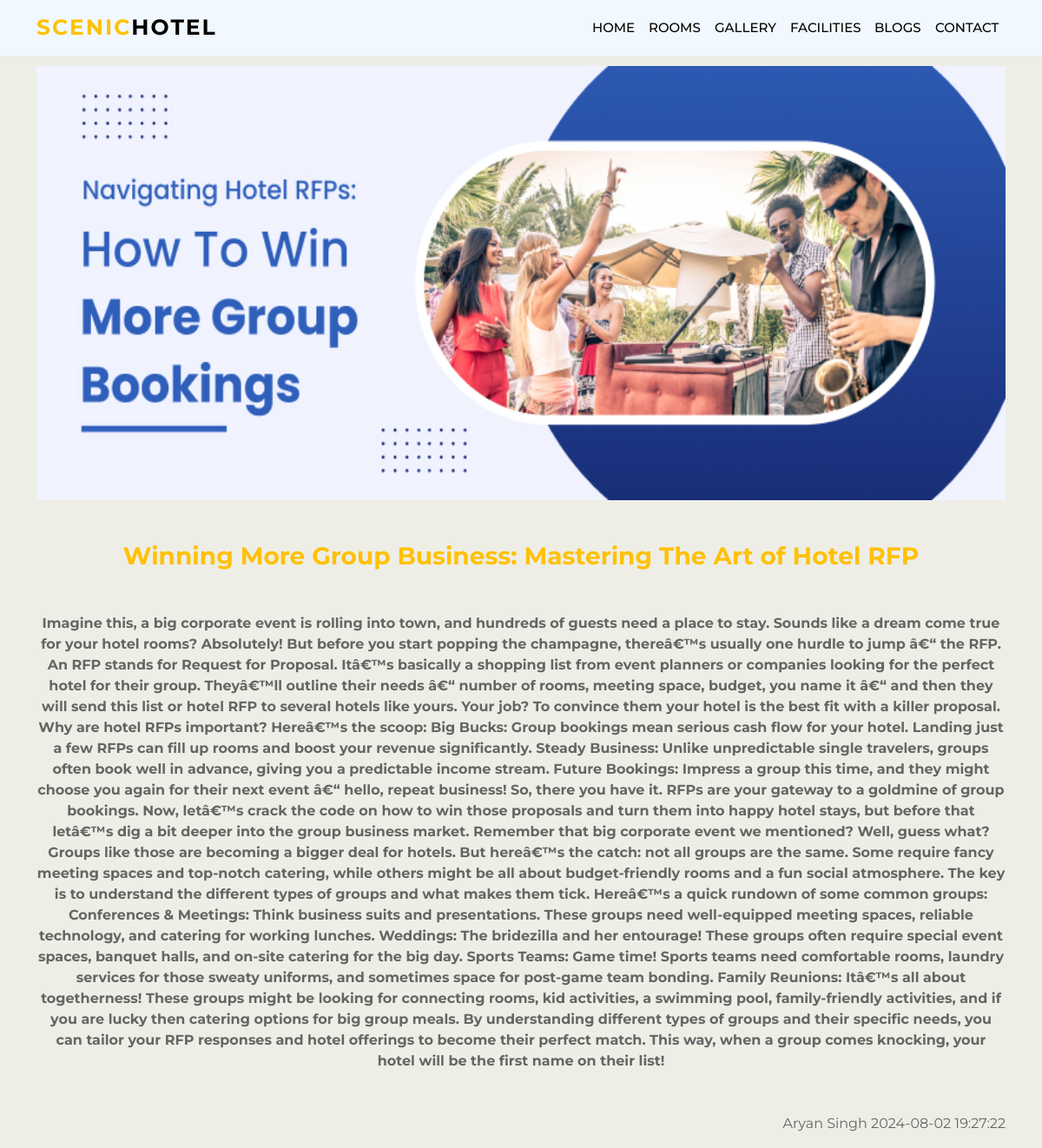
The page /blog_detail.php?id=10 on the database its author committed.
### tables this page shows
CREATE TABLE IF NOT EXISTS `addblog` (
  `id` int(11) NOT NULL AUTO_INCREMENT,
  `title` varchar(150) NOT NULL,
  `submit_by` varchar(150) NOT NULL,
  `pic` varchar(200) NOT NULL,
  `message` text NOT NULL,
  `currentdate` datetime NOT NULL,
  PRIMARY KEY (`id`)
);

### blog_detail.php (the view, shortened to what this page needs)
<?php include 'header.php'?>
    <div class="container">
        <div class="row " style="margin-top: 60px;" data-aos="fade-up" data-aos-duration="1400">
            <?php
            $id=mysqli_real_escape_string($con,$_GET['id']);
            $qry="select * from addblog where id='$id'";
            $run=mysqli_query($con,$qry);
            while($data=mysqli_fetch_array($run))
            {
                echo "<div class='col-lg-12 mt-3 blog-clr' data-aos='fade-up' data-aos-duration='1400'>
                <img src='uploads/".$data['pic']." 'width='100%' style='height
                : 500px;'>
                <h3 class='my-5 text-center text-warning'>".$data['title']."</h3>
                <p class='text-center '><b>".$data['message']."</b></p>
                <p class='text-end fs-6 mt-5'><i class='la la-caret-right'></i>".$data['submit_by']."  ".$data['currentdate']."</p>
                </div>";
            }
            ?>
        </div>
    </div>

### style.css (style rules this page uses)
* { font-family: 'Montserrat', sans-serif; }
body { background-color: rgb(238, 238, 230); }

### rows shown on the page
addblog: pic (picture), title "Winning More Group Business: Mastering The Art of Hotel RFP", message "Imagine this, a big corporate event is rolling into town, and hundreds of guests need a place to stay. Sounds like a dream come true for your hotel rooms? Absolutely! But before you start popping the champagne, thereâ€™s usually one hurdle to jump â€“ the RFP. An RFP stands for Request for Proposal. Itâ€™s basically a shopping list from event planners or companies looking for the perfect hotel for their group. Theyâ€™ll outline their needs â€“ number of rooms, meeting space, budget, you name it â€“ and then they will send this list or hotel RFP to several hotels like yours. Your job? To convince them your hotel is the best fit with a killer proposal. Why are hotel RFPs important? Hereâ€™s…", submit_by "Aryan Singh", currentdate "2024-08-02 19:27:22"
